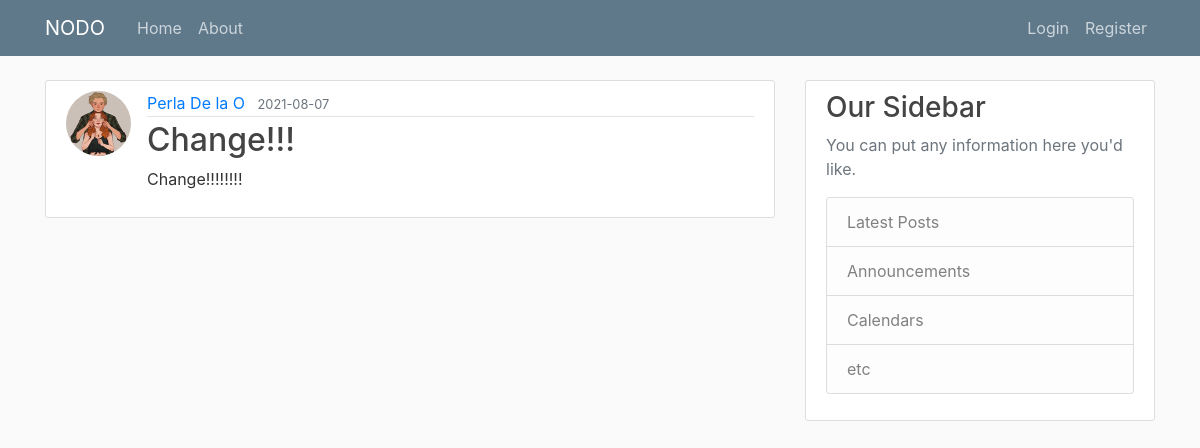
Screenshot of /post/2 with the database file from the repository.
### NODO_web-master/flasksite/models.py (models this page shows, shortened)
class User(db.Model,UserMixin):
    id=db.Column(db.Integer,primary_key=True)
    username = db.Column(db.String(20), unique=True, nullable=False)
    firstName=db.Column(db.String(20), nullable=False)
    lastName=db.Column(db.String(20), nullable=False)
    day=db.Column(db.Integer)
    month=db.Column(db.Integer)
    year=db.Column(db.Integer)
    interest1=db.Column(db.String(50))
    interest2=db.Column(db.String(50))
    interest3=db.Column(db.String(50))
    email=db.Column(db.String(120),unique=True, nullable=False)
    password= db.Column(db.String(60),nullable=False)
    status=db.Column(db.String(20),default="pending")
    image_file=db.Column(db.String(20), nullable=False,default="default.jpg")
    posts=db.relationship('Post',backref='author', lazy=True)

class Post(db.Model):
    id=db.Column(db.Integer,primary_key=True)
    title=db.Column(db.String(100), nullable=False)
    date_posted=db.Column(db.DateTime, nullable=False,default=datetime.utcnow)
    content=db.Column(db.Text, nullable=False)
    user_id=db.Column(db.Integer,db.ForeignKey('user.id'), nullable=False)

### NODO_web-master/flasksite/posts/routes.py (the view)
@posts.route("/post/<int:post_id>")
def post(post_id):
    post = Post.query.get_or_404(post_id)
    return render_template('post.html', title=post.title, post=post)

### NODO_web-master/flasksite/templates/post.html (shortened to what this page needs)
{% extends "layout.html" %}
{% block content %}
<article class="media content-section">
    <img class="rounded-circle article-img" src="{{ url_for('static', filename='profile_pics/' + post.author.image_file) }}">
    <div class="media-body">
        <div class="article-metadata">
            <a class="mr-2" href="{{ url_for('users.user_posts', username=post.author.username) }}">{{ post.author.firstName + ' '+post.author.lastName }}</a>
            <small class="text-muted">{{ post.date_posted.strftime('%Y-%m-%d') }}</small>
        </div>
        <h2 class="article-title">{{ post.title }}</h2>
        <p class="article-content">{{ post.content }}</p>
    </div>
</article>
{% endblock content %}

### NODO_web-master/flasksite/static/main.css (style rules this page uses)
body { background: #fafafa; color: #333333; margin-top: 5rem; }
h1, h2, h3, h4, h5, h6 { color: #444444; }
.content-section { background: #ffffff; padding: 10px 20px; border: 1px solid #dddddd; border-radius: 3px; margin-bottom: 20px; }
.article-title { color: #444444; }
.article-content { white-space: pre-line; }
.article-img { height: 65px; width: 65px; margin-right: 16px; }
.article-metadata { padding-bottom: 1px; margin-bottom: 4px; border-bottom: 1px solid #e3e3e3 }

### rows the page displays
User: image_file (picture), author "Perla De la O"
Post: date_posted "2021-08-07", title "Change!!!", content "Change!!!!!!!!"
